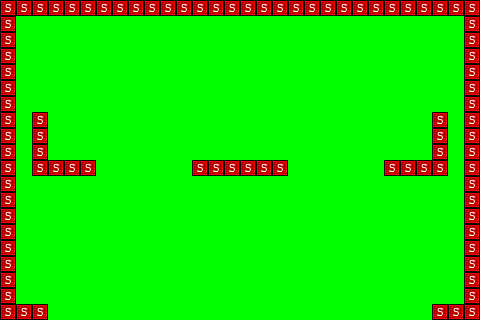

This is a level from a 2D game, rendered from its Tiled map with the project's own tilesets. A one-line summary and the map file follow, with tile-layer data summarised:
An orthogonal 30x20 tile map with 16x16 px tiles, 2 tile layers (Tile Layer 1, collision), 5 tilesets and 36 objects (35x brick, paddle).

<map version="1.0" orientation="orthogonal" width="30" height="20" tilewidth="16" tileheight="16" backgroundcolor="#00ff00">
 <tileset firstgid="1" name="tiles" tilewidth="16" tileheight="16">
  <image source="../img/tiles.png" width="80" height="224" />
 </tileset>
 <tileset firstgid="71" name="paddle" tilewidth="16" tileheight="16">
  <image source="../img/paddle.png" width="48" height="16" />
 </tileset>
 <tileset firstgid="74" name="brick" tilewidth="16" tileheight="16">
  <image source="../img/brick.png" width="32" height="16" />
 </tileset>
 <tileset firstgid="76" name="ball" tilewidth="16" tileheight="16">
  <image source="../img/ball.png" width="16" height="16" />
 </tileset>
 <tileset firstgid="77" name="solid-tile" tilewidth="16" tileheight="16">
  <image source="../img/solid-tile.png" width="16" height="16" />
  <tile id="0">
   <properties>
    <property name="type" value="solid" />
   </properties>
  </tile>
 </tileset>
 <layer name="Tile Layer 1" width="30" height="20">
  <data>[600 cells, 92 non-empty, 3 distinct tile ids]</data>
 </layer>
 <objectgroup color="#aa0000" name="entity paddle" width="30" height="20">
  <object name="paddle" x="208" y="256" width="48" height="16" />
 </objectgroup>
 <objectgroup color="#030ea4" name="entity brick" width="30" height="20">
  <object name="brick" x="64" y="128" width="32" height="16" />
  <object name="brick" x="224" y="144" width="32" height="16" />
  <object name="brick" x="64" y="112" width="32" height="16" />
  <object name="brick" x="384" y="128" width="32" height="16" />
  <object name="brick" x="384" y="144" width="32" height="16" />
  <object name="brick" x="224" y="64" width="32" height="16" />
  <object name="brick" x="144" y="32" width="32" height="16" />
  <object name="brick" x="224" y="32" width="32" height="16" />
  <object name="brick" x="224" y="16" width="32" height="16" />
  <object name="brick" x="224" y="112" width="32" height="16" />
  <object name="brick" x="224" y="96" width="32" height="16" />
  <object name="brick" x="224" y="80" width="32" height="16" />
  <object name="brick" x="224" y="128" width="32" height="16" />
  <object name="brick" x="144" y="48" width="32" height="16" />
  <object name="brick" x="112" y="48" width="32" height="16" />
  <object name="brick" x="112" y="32" width="32" height="16" />
  <object name="brick" x="224" y="48" width="32" height="16" />
  <object name="brick" x="336" y="32" width="32" height="16" />
  <object name="brick" x="336" y="48" width="32" height="16" />
  <object name="brick" x="304" y="48" width="32" height="16" />
  <object name="brick" x="176" y="32" width="32" height="16" />
  <object name="brick" x="176" y="48" width="32" height="16" />
  <object name="brick" x="304" y="32" width="32" height="16" />
  <object name="brick" x="272" y="48" width="32" height="16" />
  <object name="brick" x="272" y="32" width="32" height="16" />
  <object name="brick" x="64" y="96" width="32" height="16" />
  <object name="brick" x="80" y="80" width="32" height="16" />
  <object name="brick" x="48" y="80" width="32" height="16" />
  <object name="brick" x="64" y="144" width="32" height="16" />
  <object name="brick" x="384" y="96" width="32" height="16" />
  <object name="brick" x="400" y="80" width="32" height="16" />
  <object name="brick" x="368" y="80" width="32" height="16" />
  <object name="brick" x="384" y="112" width="32" height="16" />
  <object name="brick" x="96" y="64" width="32" height="16" />
  <object name="brick" x="352" y="64" width="32" height="16" />
 </objectgroup>
 <layer name="collision" width="30" height="20">
  <data>[600 cells, 92 non-empty, 1 distinct tile ids]</data>
 </layer>
</map>
